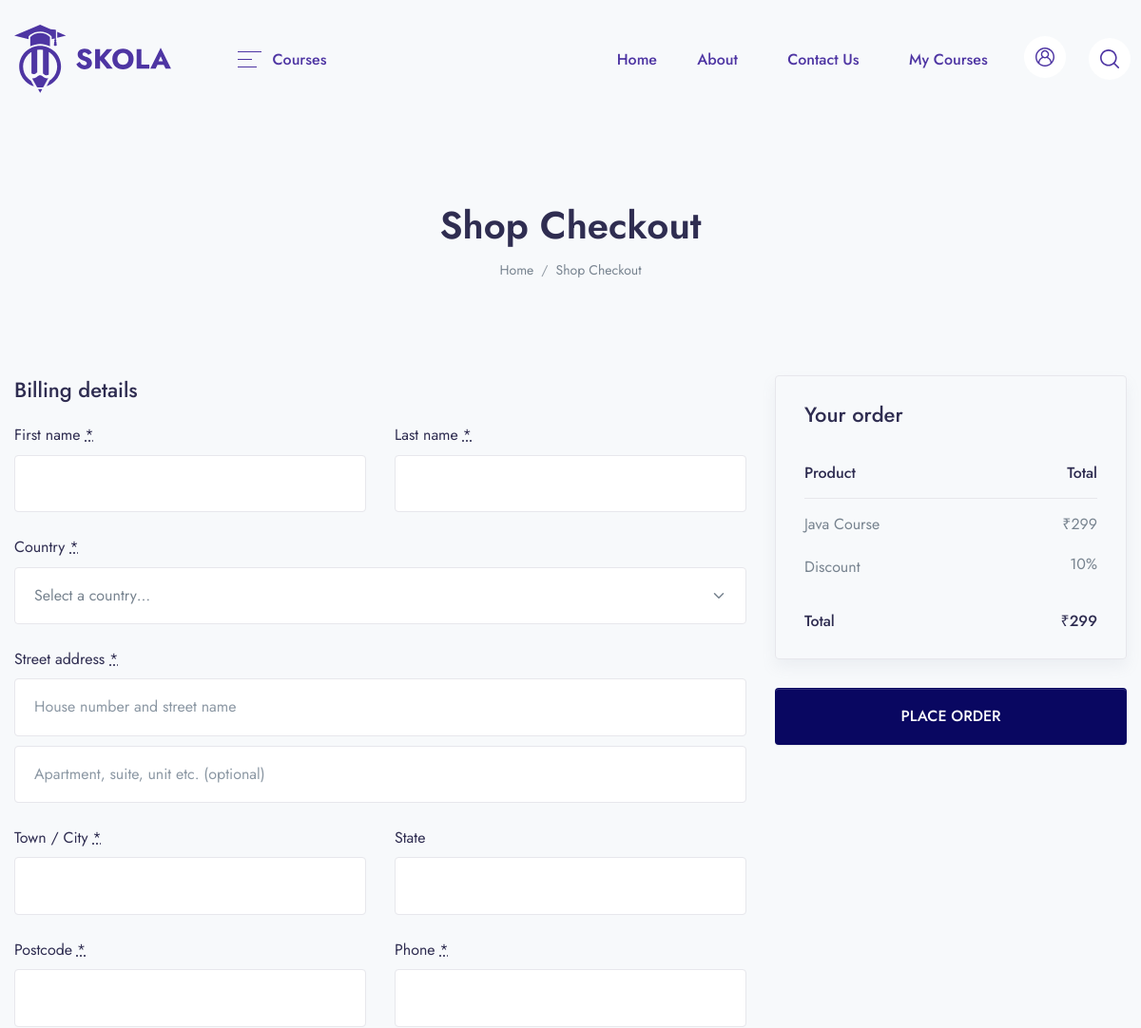
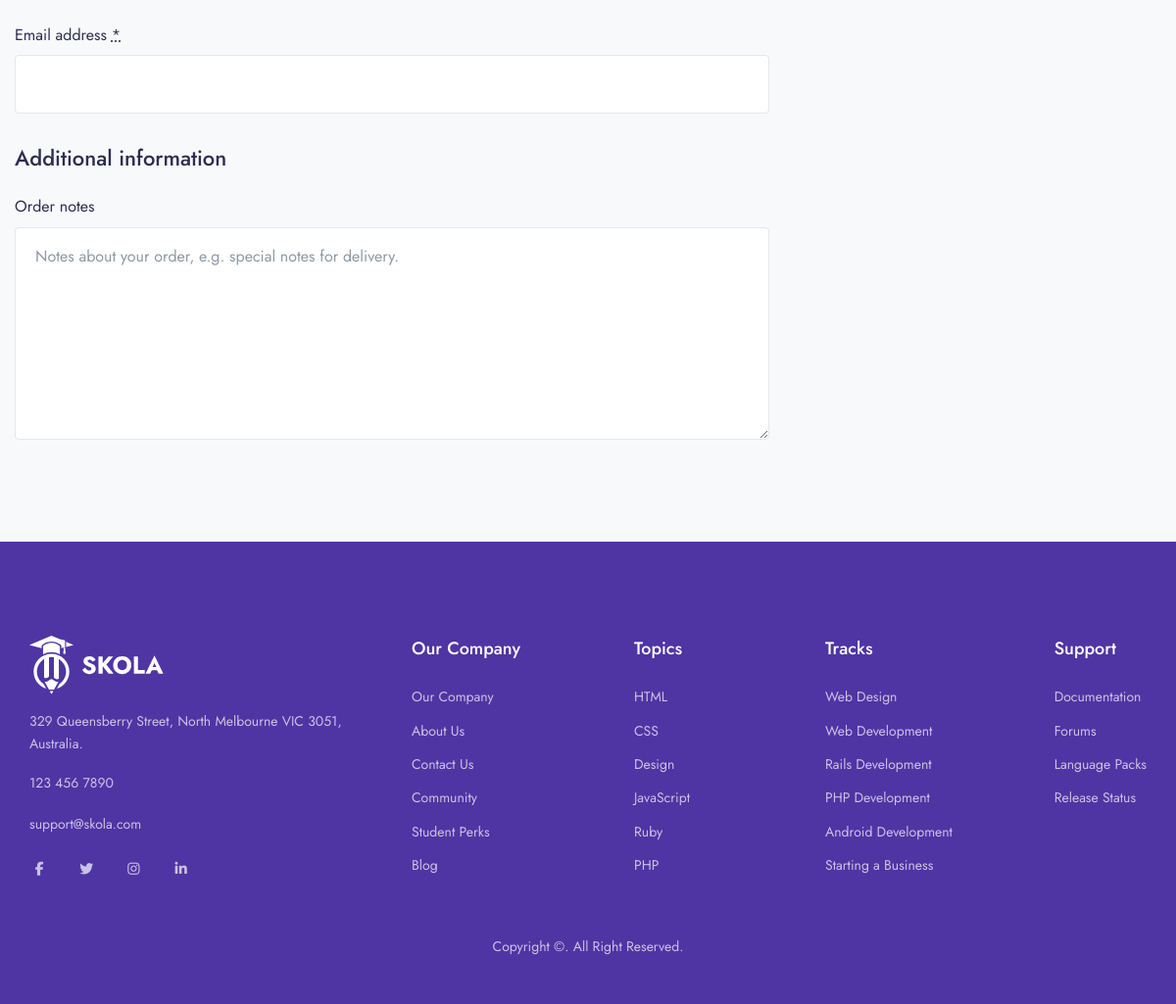
Page /checkout/java-course on the committed database (2 pictures, top to bottom).
### schoolapp/models.py (models this page shows, shortened)
class Course(models.Model):
    STATUS = (
        ('PUBLISH','PUBLISH'),
        ('DRAFT', 'DRAFT'),
    )
    featured_image = models.ImageField(upload_to="Media/featured_img",null=True)
    featured_video = models.CharField(max_length=300,null=True)
    title = models.CharField(max_length=500)
    created_at = models.DateField(auto_now_add=True)
    author = models.ForeignKey(Author,on_delete=models.CASCADE,null=True)
    category = models.ForeignKey(Categories,on_delete=models.CASCADE)
    level =models.ForeignKey(Level,on_delete=models.CASCADE,null=True)
    description = models.TextField()
    price = models.IntegerField(null=True,default=0)
    discount = models.IntegerField(null=True)
    language =models.ForeignKey(Language,on_delete=models.CASCADE,null=True)
    Deadline = models.CharField(max_length=100,null=True)
    slug = models.SlugField(default='', max_length=500, null=True, blank=True)
    status = models.CharField(choices=STATUS,max_length=100,null=True)
    Certificate = models.CharField(null=True,max_length=100)

### schoolapp/views.py (the view, shortened to what this page needs)
# urls.py: path('checkout/<slug:slug>',views.checkout,name='checkout') ,
def checkout(req ,slug):
    course = Course.objects.get(slug = slug)
    action =req.GET.get('action')
    order = None
    context ={
        'course':course,
        'order':order,
    }
    return render(req,'Main/checkout.html',context)

### schoolapp/templates/Main/checkout.html (shortened to what this page needs)
{% extends 'base.html' %}
{% load static %}
{% block content %}
    <header class="py-8 py-md-10" style="background-image: none;">
        <div class="container text-center py-xl-2">
            <h1 class="display-4 fw-semi-bold mb-0">Shop Checkout</h1>
            <nav aria-label="breadcrumb">
                <ol class="breadcrumb breadcrumb-scroll justify-content-center">
                    <li class="breadcrumb-item">
                        <a class="text-gray-800" href="#">
                            Home
                        </a>
                    </li>
                    <li class="breadcrumb-item text-gray-800 active" aria-current="page">
                        Shop Checkout
                    </li>
                </ol>
            </nav>
        </div>
    </header>
    <div class="container pb-6 pb-xl-10">
        <form method="post" class="checkout woocommerce-checkout" action="?action=create_payment" >
            <div class="col2-set" id="customer_details">
                <div class="col-1">
                    <div class="woocommerce-billing-fields">
                        <h3>Billing details</h3>
                        <div class="woocommerce-billing-fields__field-wrapper">
                            <p class="form-row form-row-first validate-required woocommerce-invalid woocommerce-invalid-required-field" id="billing_first_name_field" data-priority="10">
                                <label for="first_name" class="">First name <abbr class="required" title="required">*</abbr></label>
                                <input type="text" class="input-text " name="first_name" id="first_name" placeholder="" value="{{user.first_name}}" autocomplete="given-name" autofocus="autofocus">
                            </p>
                            <p class="form-row form-row-last validate-required" id="billing_last_name_field" data-priority="20">
                                <label for="billing_last_name" class="">Last name <abbr class="required" title="required">*</abbr></label>
                                <input type="text" class="input-text " name="last_name" id="billing_last_name" placeholder="" value="{{user.last_name}}" autocomplete="family-name">
                            </p>
                            <p class="form-row form-row-wide address-field update_totals_on_change validate-required woocommerce-validated" id="billing_country_field" data-priority="40">
                                <label for="billing_country" class="">Country <abbr class="required" title="required">*</abbr></label>
                                <select name="country" id="billing_country" class="country_to_state country_select  select2-hidden-accessible" autocomplete="country" tabindex="-1" aria-hidden="true" required>
                                    <option value="">Select a country…</option>
                                </select>
                            </p>
                            <p class="form-row form-row-wide address-field validate-required" id="billing_address_1_field" data-priority="50">
                                <label for="billing_address_1" class="">Street address <abbr class="required" title="required">*</abbr></label>
                                <input type="text" class="input-text " name="address_1" id="billing_address_1" placeholder="House number and street name" value="" autocomplete="address-line1" required>
                            </p>
                            <p class="form-row form-row-wide address-field" id="billing_address_2_field" data-priority="60">
                                <input type="text" class="input-text " name="address_2" id="billing_address_2" placeholder="Apartment, suite, unit etc. (optional)" value="" autocomplete="address-line2">
                            </p>
                            <p class="form-row form-row-wide address-field validate-required" id="billing_city_field" data-priority="70" data-o_class="form-row form-row-wide address-field validate-required">
                                <label for="billing_city" class="">Town / City <abbr class="required" title="required">*</abbr></label>
                                <input type="text" class="input-text " name="city" id="billing_city" placeholder="" value="" autocomplete="address-level2" required>
                            </p>
                            <p class="form-row form-row-wide address-field validate-state" id="billing_state_field" data-priority="80" data-o_class="form-row form-row-wide address-field validate-state">
                                <label for="billing_state" class="">State</label>
                                <input type="text" name="state" class="input-text " value="" placeholder="" name="billing_state" id="billing_state" autocomplete="address-level1" required>
                            </p>
                            <p class="form-row form-row-wide address-field validate-postcode validate-required" id="billing_postcode_field" data-priority="90" data-o_class="form-row form-row-wide address-field validate-required validate-postcode">
                                <label for="billing_postcode" class="">Postcode <abbr class="required" title="required">*</abbr></label>
                                <input type="text" class="input-text " name="postcode" id="billing_postcode" placeholder="" value="" autocomplete="postal-code" required>
                            </p>
                            <p class="form-row form-row-first validate-required validate-phone" id="billing_phone_field" data-priority="100">
                                <label for="billing_phone" class="">Phone <abbr class="required" title="required">*</abbr></label>
                                <input type="tel" class="input-text " name="phone" id="billing_phone" placeholder="" value="" autocomplete="tel" required>
                            </p>
                            <p class="form-row form-row-last validate-required validate-email" id="billing_email_field" data-priority="110">
                                <label for="billing_email" class="">Email address <abbr class="required" title="required">*</abbr></label>
                                <input type="email" class="input-text " name="billing_email" id="billing_email" placeholder="" value="{{user.email}}" autocomplete="email" required>
                            </p>
                        </div>
                    </div>
                </div>
                <div class="col-2">
                    <div class="woocommerce-additional-fields">
                        <h3>Additional information</h3>
                        <div class="woocommerce-additional-fields__field-wrapper">
                            <p class="form-row notes" id="order_comments_field" data-priority=""><label for="order_comments" class="">Order notes</label><textarea name="order_comments" class="input-text " id="order_comments" placeholder="Notes about your order, e.g. special notes for delivery." rows="7" cols="5"></textarea></p>
                        </div>
                    </div>
                </div>
            </div>
            <div id="order_review" class="woocommerce-checkout-review-order">
                <div class="woocommerce-checkout-review-order-inner">
                    <h3 id="order_review_heading">Your order</h3>
                    <table class="shop_table woocommerce-checkout-review-order-table">
                        <thead>
                            <tr>
                                <th class="product-name">Product</th>
                                <th class="product-total">Total</th>
                            </tr>
                        </thead>
                        <tbody>
                            <tr class="cart_item">
                                <td class="product-name">
                                    {{course.title}}
                                </td>
                                <td class="product-total">
                                    <span class="woocommerce-Price-amount amount">
                                        <span class="woocommerce-Price-currencySymbol">₹</span>
                                        {{course.price}}
                                    </span>
                                </td>
                            </tr>
                            <tr class="cart_item">
                                <td class="product-name">
                                    Discount
                                </td>
                                <td class="product-total">
                                    <span class="woocommerce-Price-amount amount">
                                        {{course.discount}}%
                                    </span>
                                </td>
                            </tr>
                        </tbody>
                        <tfoot>
                            <tr class="order-total">
                                <th>Total</th>
                                <td><strong><span class="woocommerce-Price-amount amount"><span class="woocommerce-Price-currencySymbol">₹</span>{{course.price}}</span></strong> </td>
                            </tr>
                        </tfoot>
                    </table>
                </div>
                <div id="payment" class="woocommerce-checkout-payment">
                    <div class="form-row place-order">
                        <button type="submit"  class="btn btn-primary btn-block">
                            PLACE ORDER
                        </button>
                    </div>
                </div>
            </div>
        </form>
    </div>
{%endblock%}

### rows in the picture
Course: title "Java Course", price "299", discount "10"
